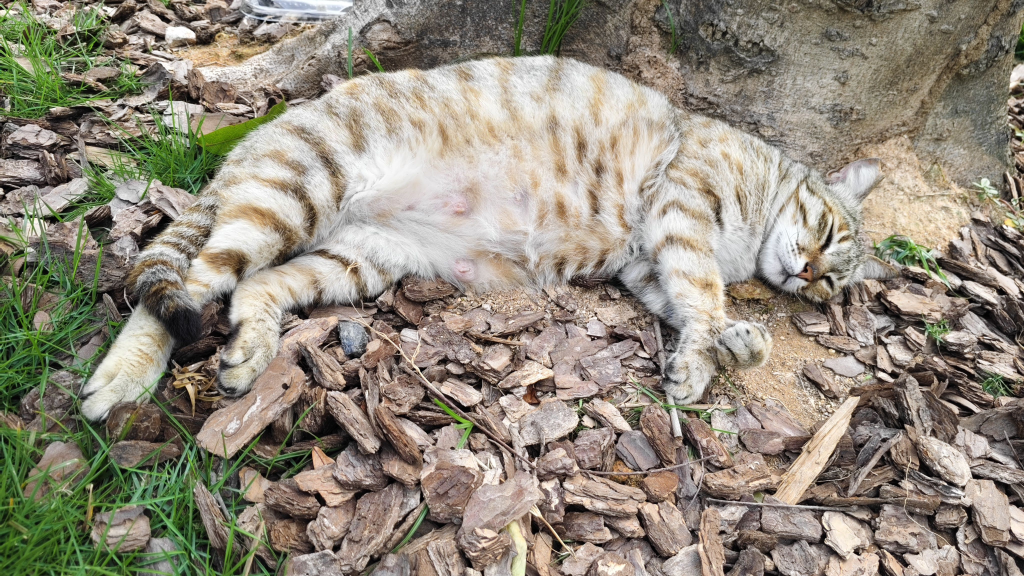
#> input picture old_tool/test_imgs/cat_mom_02.jpg, 4096 x 2304 px (shown at 1/4 size); its folder holds only this picture in this run
$ python -i cats_manager.py   (imports and definitions only)
#> lines starting #> are read from the running program, lines starting #| are printed output that depends on the picture
#!/usr/bin/env python3
# -*- coding: utf-8 -*-
"""
SUAT-cats 管理器（增强版：标签管理、批量打标签、窗口自适应）
========================================================
行列表视图，支持上移/下移步数调整顺序，内建预览服务器。
集成：基本信息编辑、故事编辑、图片预览、缩略图编辑、新增猫咪、删除猫咪、
     标签管理（增删改、查看关联猫、批量添加标签）、敏感词管理、自动同步前端（Excel + cats.json）。
关闭时若有未保存的顺序变更会提醒。
依赖：Pillow、openpyxl
"""

import os
import re
import sys
import json
import glob
import shutil
import traceback
import subprocess
import threading
import webbrowser
from pathlib import Path
from http.server import HTTPServer, SimpleHTTPRequestHandler

import tkinter as tk
from tkinter import ttk, filedialog, messagebox, colorchooser
import tkinter.font as tkfont

try:
    from PIL import Image, ImageTk
except ImportError:
    print("缺少 Pillow：pip install Pillow")
    sys.exit(1)
try:
    from openpyxl import load_workbook
except ImportError:
    print("缺少 openpyxl：pip install openpyxl")
    sys.exit(1)


# ============================================================
# Windows 高 DPI 适配
# ============================================================
# [14 lines left out: function _enable_dpi_awareness, not called in this run]


# [1 line not run here, left out]


# ============================================================
# 视觉常量
# ============================================================
COLOR_BG = "#F7F5F0"
COLOR_CARD = "#FFFFFF"
COLOR_CARD_BORDER = "#ECE7DC"
COLOR_TEXT = "#333333"
COLOR_SUBTEXT = "#888888"
COLOR_ACCENT = "#4A4A4A"
COLOR_ACCENT_LIGHT = "#6c6c6c"
COLOR_MALE = "#5B8DEF"
COLOR_FEMALE = "#FF7E93"
COLOR_UNKNOWN = "#AAAAAA"
COLOR_PAW = "#D9A05B"
COLOR_HOVER = "#FAF7EE"
COLOR_DIVIDER = "#EEE9DD"
COLOR_DANGER = "#E57373"
COLOR_OK = "#7CB87C"
COLOR_WARN = "#E8A53A"
COLOR_INFO = "#5B8DEF"

FONT_CANDIDATES_UI = [
    "Noto Sans CJK SC", "Noto Sans SC", "Source Han Sans SC",
    "Source Han Sans CN", "思源黑体", "思源黑体 CN",
    "Sarasa Gothic SC", "Sarasa UI SC",
    "LXGW WenKai", "LXGW WenKai GB", "霞鹜文楷",
    "WenQuanYi Micro Hei", "文泉驿微米黑",
    "DejaVu Sans", "Liberation Sans",
]
FONT_CANDIDATES_MONO = [
    "JetBrains Mono", "Sarasa Mono SC", "Source Code Pro",
    "DejaVu Sans Mono", "Liberation Mono",
]

FONT_FAMILY_UI = None
FONT_FAMILY_MONO = None

FS_TITLE = 22
FS_SUBTITLE = 11
FS_CARD_NAME = 13
FS_CARD_DESC = 9
FS_BODY = 10
FS_SMALL = 9
FS_TINY = 8


# ============================================================
# 路径与字段
# ============================================================
BASE_DIR = Path(__file__).resolve().parent
EXCEL_PATH = BASE_DIR / "统计信息.xlsx"
JSON_PATH = BASE_DIR / "cats.json"
TAG_COLOR_PATH = BASE_DIR / "tag_color.json"
CLASSIFIED_DIR = BASE_DIR / "classified"
INDEX_HTML = BASE_DIR / "index.html"
TEMP_THUMB_DIR = BASE_DIR / ".tmp_thumbs"

# ===敏感词管理===
BAN_WORDS_PATH = BASE_DIR / "ban_words.json"

THUMB_SUFFIX = "_thumb"
THUMB_OUTPUT_SIZE = 300
THUMB_QUALITY = 90
ROW_THUMB_SIZE = 48
PREVIEW_SIZE = 320

GENDER_OPTIONS = ["male", "female", "unknown"]
STATUS_OPTIONS = ["normal", "star", "lost", "adopted"]
GENDER_LABEL = {"male": "♂ 男孩", "female": "♀ 女孩", "unknown": "❓ 未知"}
GENDER_COLOR = {"male": COLOR_MALE, "female": COLOR_FEMALE, "unknown": COLOR_UNKNOWN}
STATUS_LABEL = {"normal": "正常", "star": "⭐ 喵星", "lost": "🔍 失踪", "adopted": "🏡 被领养"}
STATUS_BADGE = {"normal": "", "star": "⭐", "lost": "🔍", "adopted": "🏡"}

COLUMN_KEYWORDS = {
    "id": "编号", "name": "姓名", "gender": "性别", "affection": "亲人指数",
    "status": "状态", "desc": "概要", "story": "故事", "pic": "图名",
}

PRESET_COLORS = [
    "#F9A8D4", "#A78BFA", "#6EE7B7", "#FCA5A5",
    "#D4A373", "#7F8C8D", "#A3B18A", "#B5838D",
    "#FFB347", "#B5EAD7", "#C7CEEA", "#FF9AA2",
    "#FF7E93", "#FF9AAD", "#FFB6C6", "#FFD1DC",
    "#5B8DEF", "#E57373", "#81C784", "#FFB74D",
]


# ============================================================
# Excel 读写
# ============================================================
class ExcelStore:
    # [43 lines left out: functions __init__, load, all_rows, not called in this run]

    def _cell_str(self, r, key):
        v = self.ws.cell(row=r, column=self.col_idx[key]).value
        return "" if v is None else str(v).strip()

    # [35 lines left out: functions _cell_int, _fmt_id, update_row, find_row_by_id, append_row, not called in this run]

    def delete_row(self, row_index):
        self.ws.delete_rows(row_index, 1)

    # [11 lines left out: function next_id, not called in this run]

    def save(self):
        self.wb.save(self.path)

    # [103 lines left out: functions rewrite_rows, regenerate_cats_json, load_tags_from_json, load_tag_colors, not called in this run]


def save_tag_colors(path, data):
    with open(path, "w", encoding="utf-8") as f:
        json.dump(data, f, ensure_ascii=False, indent=2)


# ============================================================
# 缩略图工具
# ============================================================
def auto_thumbnail(src_path, dst_path, output_size=THUMB_OUTPUT_SIZE, crop_ratio=0.6):
#> called with src_path = 'test_imgs/cat_mom_02.jpg', dst_path = 'out.png', output_size = 300, crop_ratio = 0.6
    img = Image.open(src_path).convert("RGB")
#> img is the input picture: PIL image 4096x2304 RGB; mean R, G, B 146.4, 139.3, 125
    w, h = img.size
#> w = 4096; h = 2304
    crop = max(100, int(min(w, h) * crop_ratio))
#> crop = 1382
    left = (w - crop) // 2
#> left = 1357
    top = (h - crop) // 2
#> top = 461
    img = img.crop((left, top, left + crop, top + crop))
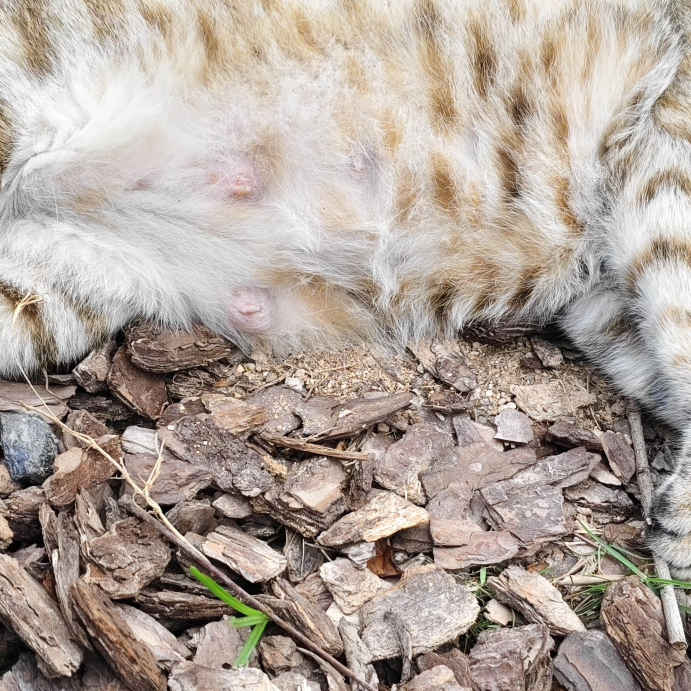
#> img: PIL image 1382x1382 RGB (shown at 1/2 size); mean R, G, B 174.6, 162.4, 154
    img = img.resize((output_size, output_size), Image.LANCZOS)
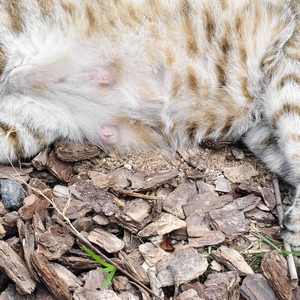
#> img: PIL image 300x300 RGB; mean R, G, B 174.6, 162.4, 154.1
    img.save(dst_path, "JPEG", quality=THUMB_QUALITY, optimize=True)


# [62 lines left out: functions next_seq_for, open_in_explorer, detect_fonts, ui_font, mono_font, not called in this run]


# ============================================================
# 缩略图裁剪器（保持原有）
# ============================================================
class ThumbEditor(tk.Toplevel):
    # [124 lines left out: functions __init__, _on_window_close, _build_ui, _init_crop_box, _display, _draw_box and 1 more, not called in this run]

    def _on_drag(self, e):
        if self.dragging: self._move(e)
        elif self.resizing: self._resize(e)

    def _on_up(self, _):
        self.dragging = False; self.resizing = False; self.resize_corner = None

    # [39 lines left out: functions _move, _resize, not called in this run]

    def _on_resize(self, _e):
        if self.original_image and self.tk_image:
            self._display()

    def _reset(self):
        self._init_crop_box(); self._display()

    # [23 lines left out: functions _center, _save, not called in this run]


# ============================================================
# 标签综合管理窗口（编辑名称/颜色 + 查看关联猫 + 批量添加标签）
# ============================================================
class TagManageWindow(tk.Toplevel):
    # [146 lines left out: functions __init__, _build, _populate_cats_list, _select_color, _highlight_selected_color, _pick_color and 1 more, not called in this run]

# ============================================================
# 敏感词管理窗口
# ============================================================
class BanWordsEditor(tk.Toplevel):
    # [96 lines left out: functions __init__, _load, _refresh_list, _add, _remove, _save, not called in this run]


# ============================================================
# CatEditor（窗口自适应，增加应用标签按钮）
# ============================================================
class CatEditor(tk.Toplevel):
    # [58 lines left out: functions __init__, _snapshot, _is_dirty, not called in this run]

    def _mark_dirty(self):
        self._made_fs_changes = True

    # [286 lines left out: functions _on_close_request, _build, _apply_tags_only, _populate_tag_checkboxes, _make_card, _update_paw_preview and 3 more, not called in this run]

    def _selected_idx(self):
        sel = self.photo_list.curselection()
        return sel[0] if sel else None

    # [55 lines left out: functions _start_photo_selection, _process_next_file, _refresh_queue_list, _manual_rethumb_queued, _remove_queued, not called in this run]

    def _folder(self):
        return CLASSIFIED_DIR / f"{self.cat['id']} {self.cat['name']}"

    # [181 lines left out: functions _refresh_existing_photos, _selected_existing_seq, _edit_existing_thumb, _add_extra_existing, _delete_existing_photo, _swap_to_main and 2 more, not called in this run]


# ============================================================
# 主窗口
# ============================================================
class App(tk.Tk):
    # [59 lines left out: functions __init__, _load_all_data, _on_close_app, not called in this run]

    def _apply_changes_silent(self):
        if not self._order_dirty: return
        self._do_apply_changes(silent=True)

    # [51 lines left out: function _do_apply_changes, not called in this run]

    def _apply_changes(self):
        self._do_apply_changes(silent=False)

    # ---------- 标签管理面板 ----------
    # [83 lines left out: functions _render_tag_panel, _populate_tag_list, _on_tag_click, not called in this run]

    def _sync_tags_to_json(self):
        regenerate_cats_json(self.rows, CLASSIFIED_DIR, JSON_PATH, self.cat_tags_map)

    # [60 lines left out: functions _add_tag_dialog, _pick_color, _delete_tag, not called in this run]

    # ---------- 敏感词管理 ----------
    def _open_ban_words(self):
        BanWordsEditor(self, BAN_WORDS_PATH)

    # ---------- UI 构建 ----------
    # [98 lines left out: functions _configure_ttk_styles, _build_menu, _build, _set_filter, _update_filter_buttons, not called in this run]

    def _on_search(self):
        self.search_term = self.var_search.get().strip().lower()
        self._render()

    # [192 lines left out: functions _add_cat, _edit_cat, _on_editor_saved, _on_tags_applied_in_editor, _reload_from_excel, _filtered and 7 more, not called in this run]


# [2 lines not run here, left out]

>>> result = auto_thumbnail('test_imgs/cat_mom_02.jpg', 'out.png')

$ run again, on old_tool/test_imgs/milk_cow_brother_01.jpg
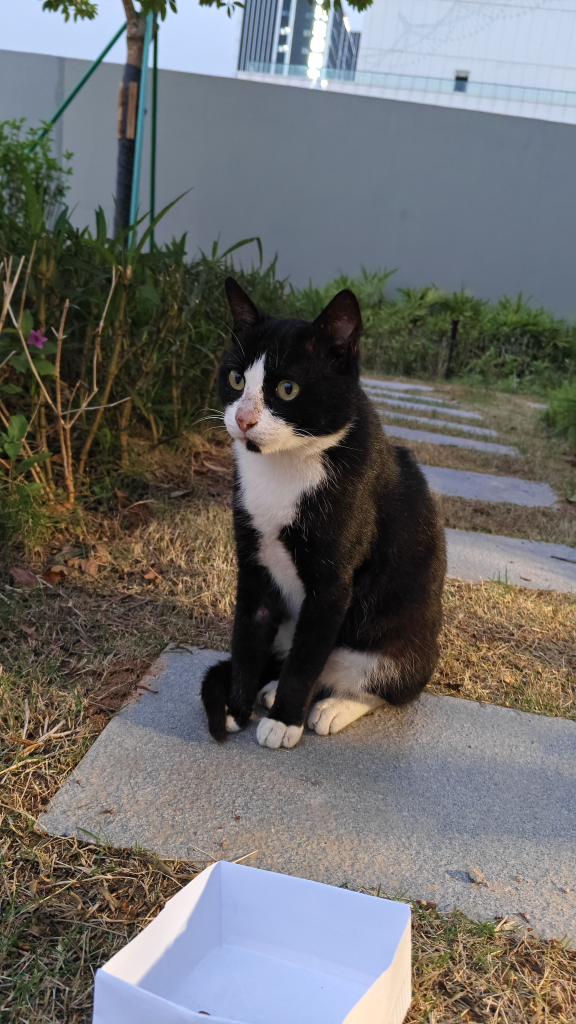
#> input picture old_tool/test_imgs/milk_cow_brother_01.jpg, 2304 x 4096 px (shown at 1/4 size)
#> in auto_thumbnail, img is the input picture: PIL image 2304x4096 RGB; mean R, G, B 107.8, 107.2, 105.9
#> in auto_thumbnail, `img = img.crop((left, top, left + crop, top + crop))`:
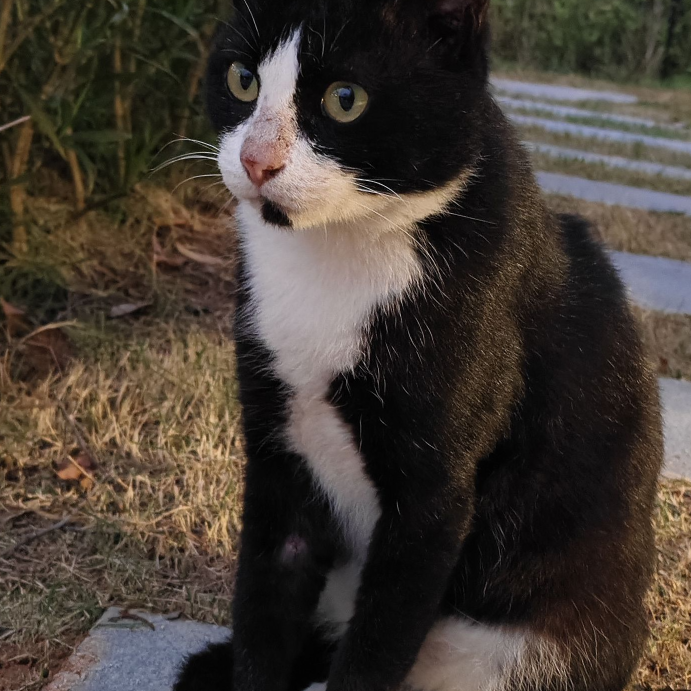
#> img: PIL image 1382x1382 RGB (shown at 1/2 size); mean R, G, B 69, 60.2, 52.4
#> in auto_thumbnail, `img = img.resize((output_size, output_size), Image.LANCZOS)`:
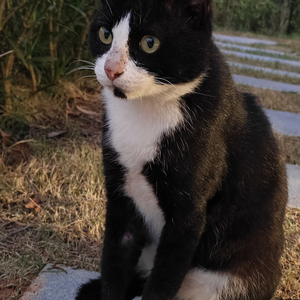
#> img: PIL image 300x300 RGB; mean R, G, B 69, 60.2, 52.4
